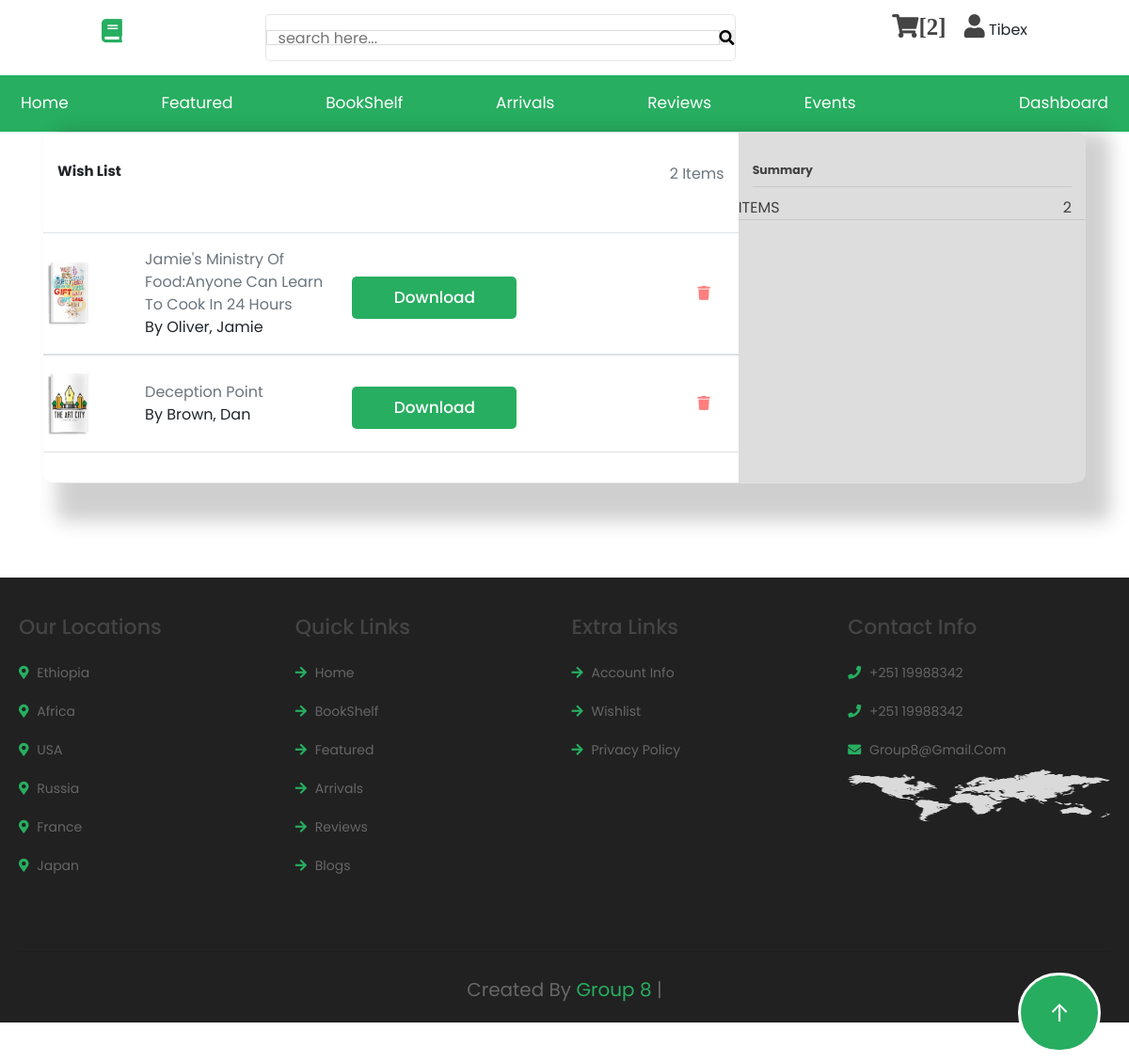
/public/cart.php (signed in), run on the app's committed database.
### tables this page shows
CREATE TABLE `cart` (
  `Id` int(11) NOT NULL,
  `Price` int(11) DEFAULT NULL,
  `UserID` int(11) NOT NULL,
  `BookID` int(11) NOT NULL DEFAULT 1,
  `CreatedAt` date NOT NULL DEFAULT current_timestamp()
);

CREATE TABLE `books` (
  `BookID` int(11) NOT NULL,
  `Downloads` varchar(11) NOT NULL DEFAULT '0',
  `Author` varchar(50) DEFAULT NULL,
  `Title` varchar(100) NOT NULL,
  `Year` varchar(100) NOT NULL,
  `Genre` mediumtext NOT NULL,
  `Description` longtext NOT NULL,
  `Publisher` varchar(80) NOT NULL,
  `Language` varchar(50) NOT NULL,
  `Cover` varchar(100) NOT NULL,
  `Uploaded_On` datetime NOT NULL DEFAULT current_timestamp(),
  `UserID` int(11) NOT NULL,
  `Price` int(11) NOT NULL,
  `Likes` mediumint(9) NOT NULL DEFAULT 0,
  `Dislikes` mediumint(9) NOT NULL DEFAULT 0,
  `Book` varchar(255) NOT NULL,
  `Status` varchar(10) NOT NULL DEFAULT 'pending',
  `ID` int(11) NOT NULL,
  `ApporvedBy` int(11) NOT NULL
);

### public/cart.php (the view, shortened to what this page needs)
<!DOCTYPE html>
<html lang="en">
  <head>
<link rel="stylesheet" href="../css/cart final.css">
<link rel="stylesheet" href="https://stackpath.bootstrapcdn.com/bootstrap/4.3.1/css/bootstrap.min.css">
<link rel="stylesheet" href="https://cdnjs.cloudflare.com/ajax/libs/font-awesome/4.7.0/css/font-awesome.min.css">
  </head>
  <body background="resources/banner-bg.jpg">
    <?php include("../inc/nav_bar.php");
    ?>
<?php
$select_cart = mysqli_query($db, "SELECT books.Cover,books.Book,books.Title,books.Author,cart.UserID,cart.BookID,cart.Price FROM cart INNER JOIN BOOKS ON books.BookID = cart.BookID WHERE CART.UserID =$_SESSION[UserID]");
?>
 <div class="card">
            <div class="row">
                <div class="col-md-8 cart">
                    <div class="title">
                        <div class="row">
                            <div class="col"><h4><b>Wish List</b></h4></div>
                            <div class="col align-self-center text-right text-muted"><p><?php echo mysqli_num_rows($select_cart)?> Items<p></div>
                        </div>
                    </div>
<?php
if(mysqli_num_rows($select_cart) > 0){
   while($fetch_cart = mysqli_fetch_assoc($select_cart)){
?>
                    <div id=<?php echo $fetch_cart['BookID'] ?> class="row border-top border-bottom">
                        <div class="row main align-items-center">
                        <?php
                        if($fetch_cart["BookID"]<=43){
                        ?>
                                <div class="col-2"><img class="img-fluid" src='../image/<?php echo $fetch_cart['BookID']; ?>.png'></div>
                        <?php
                        }else{
                        ?>
                                <div class="col-2"><img class="img-fluid" src='<?php echo $fetch_cart["Cover"];?>'></div>
                        <?php
                        }
                        ?>
                                    <div class="col">
                                <div class="row text-muted"><?php echo $fetch_cart['Title']; ?></div>
                            <div class="row">By <?php echo $fetch_cart['Author']; ?></div>
                        </div>
                        <div class="col">
                            <button class="dwnld btn" data-id="<?php echo $fetch_cart['BookID']?>" data-url="<?php echo $fetch_cart['Book']?>">Download </button>
                        </div>
                        <div class="col"> <?php
                        ?> <span class="close" style="color:red"> <button data-id=<?php echo $fetch_cart['BookID']; ?> class="fas fa-trash del" style="color:red"  ></button> </span></div>
                    </div>
                </div>
<?php
   }}
?>
                </div>
                <div class="col-md-4 summary">
                    <div><h5><b>Summary</b></h5></div>
                    <hr>
                    <div class="row">
                        <div class="col" style="padding-left:0;">ITEMS <?php   ?></div>
                        <div class="col text-right"><?php echo mysqli_num_rows($select_cart) ?></div>
                    </div>
                    <div class="row" style="border-top: 1px solid rgba(0,0,0,.1); padding: 2vh 0;">
                    </div>
                </div>
            </div>
        </div>
    <?php include("../inc/footer.php") ?>
  </body>
</html>

### css/cart final.css (style rules this page uses)
body { background: #ddd; min-height: 100vh; vertical-align: middle; font-family: sans-serif; font-size: 0.8rem; font-weight: bold; }
.title { margin-bottom: 5vh; }
.card { margin: auto; width: 90%; box-shadow: 20px 20px 20px 20px rgba(0, 0, 0, 0.19); border-radius: 1rem 1rem 1rem 1rem; border: transparent; }
.cart { background-color: #fff; padding: 4vh 5vh; border-bottom-left-radius: 1rem; border-top-left-radius: 1rem; }
.summary { background-color: #ddd; border-top-right-radius: 1rem; border-bottom-right-radius: 1rem; padding: 4vh; color: rgb(65, 65, 65); }
.row { margin: 0; }
.title b { font-size: 1.5rem; }
.main { margin: 0; padding: 2vh 0; width: 100%; }
.col-2, .col { padding: 0 1vh; }
.close { margin-left: auto; font-size: 0.7rem; }
img { width: 5.5rem; height: 5.5rem; }
h5 { margin-top: 4vh; }
hr { margin-top: 1.25rem; }
.btn { background-color: #000; border-color: #000; color: white; width: 100%; font-size: 0.7rem; margin-top: 4vh; padding: 1vh; border-radius: 0; }

### css/style.css (style rules this page uses)
:root { --green: #27ae60; --dark-color: #219150; --black: #444; --light-color: #666; --border: 0.1rem solid rgba(0, 0, 0, 0.1); --border-hover: 0.1rem solid var(--black); --box-shadow: 0 0.5rem 1rem rgba(0, 0, 0, 0.1); }
* { font-family: "Poppins", sans-serif; margin: 0; padding: 0; box-sizing: border-box; outline: none; border: none; text-decoration: none; text-transform: capitalize; transition: all 0.2s linear; transition: width none; }
html { font-size: 62.5%; overflow-x: hidden; scroll-padding-top: 5rem; scroll-behavior: smooth; }
.btn { margin-top: 1rem; display: inline-block; padding: 0.9rem 3rem; border-radius: 0.5rem; color: #fff; background: var(--green); font-size: 1.7rem; cursor: pointer; font-weight: 500; }

### data on the page
cart: shows a picture, BookID.Title "Jamie's Ministry Of Food:Anyone Can Learn To Cook In 24 Hours", BookID.Author "Oliver, Jamie"
cart: shows a picture, BookID.Title "Deception Point", BookID.Author "Brown, Dan"

### other printed values
$row_count "2"
$_SESSION["username"] "Tibex"
mysqli_num_rows($select_cart) "2"
